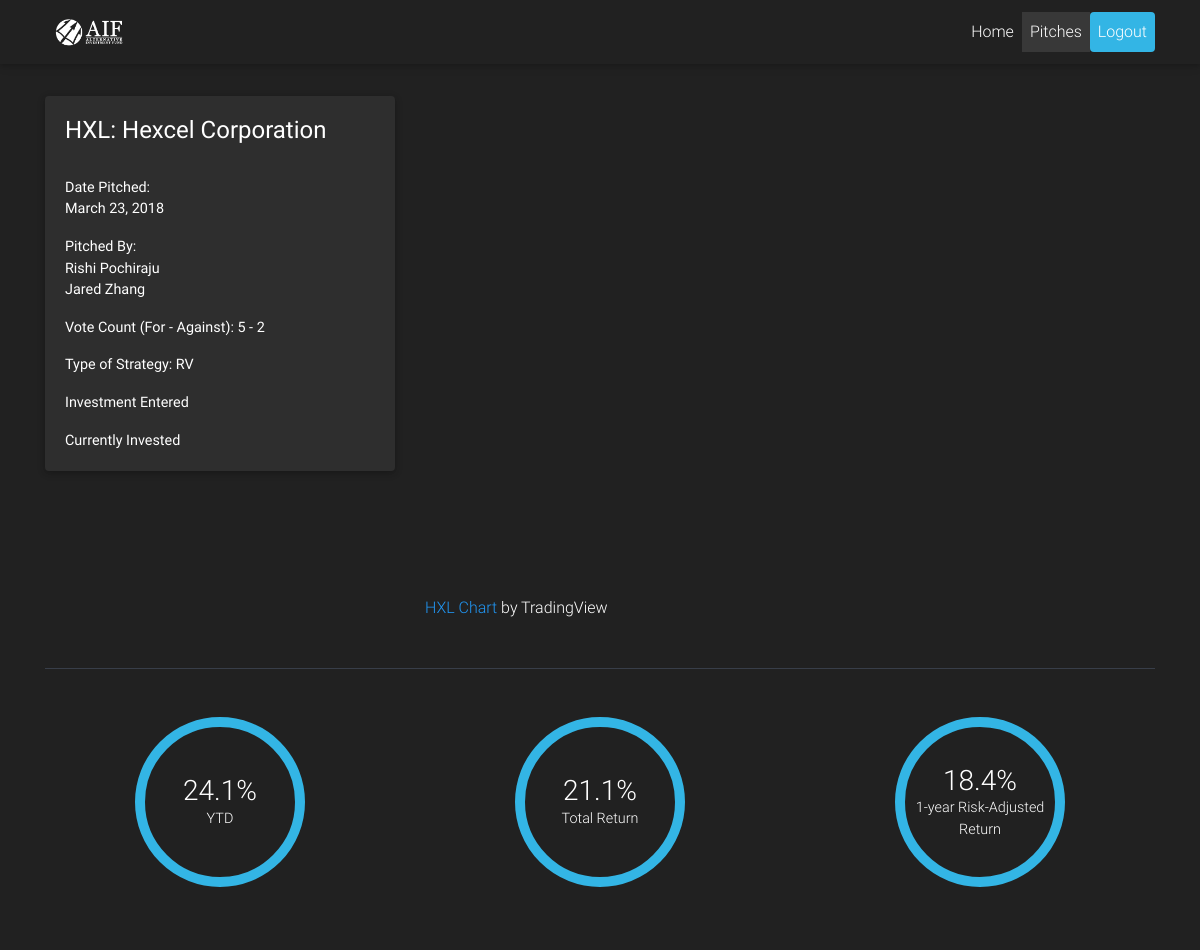
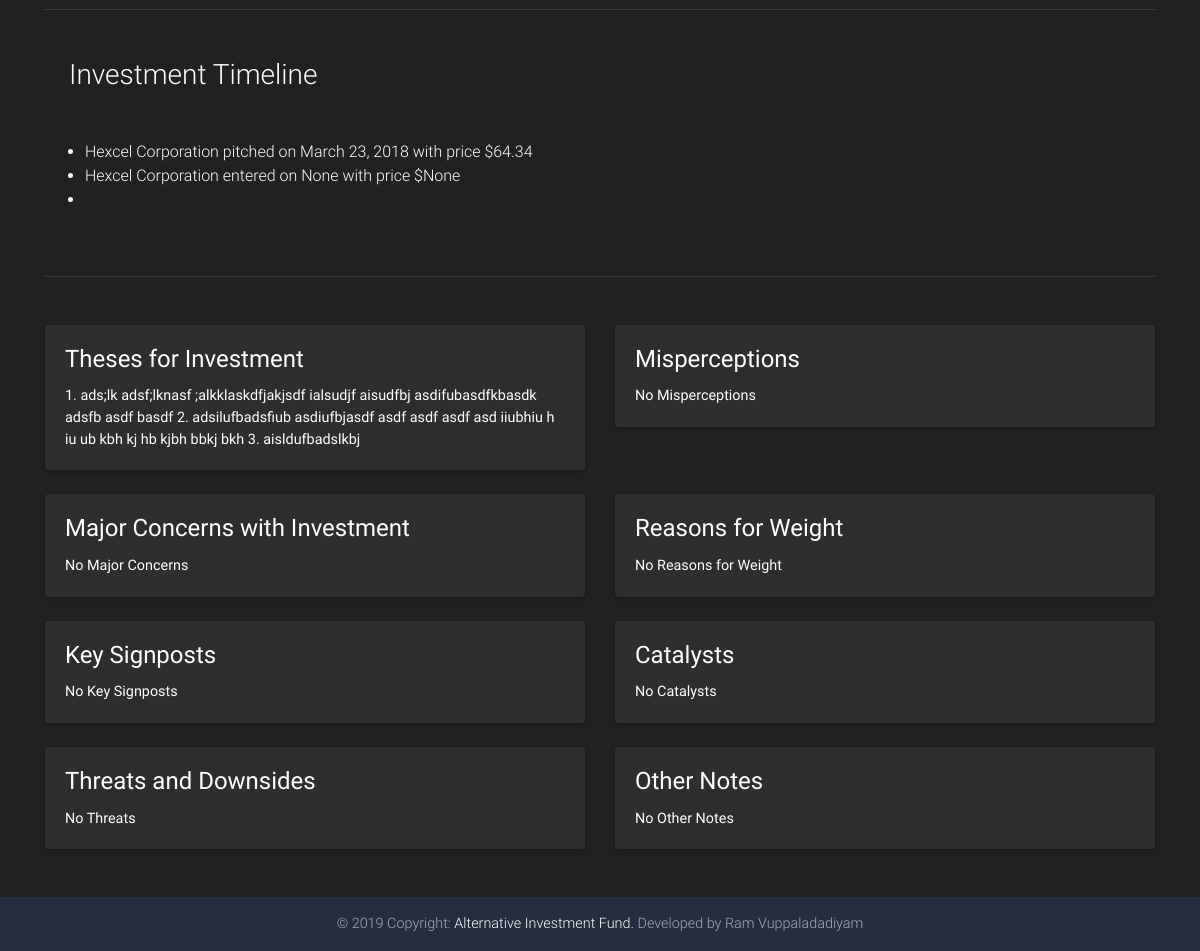
Page /edge/pitches/1/ (signed in) on the committed database (2 pictures, top to bottom).
### edge/models.py (models this page shows, shortened)
class Pitch(models.Model):
    title = models.CharField(max_length=200)
    stock_exchange_abbreviation = models.CharField(max_length=30, default="NYSE")
    stock_ticker = models.CharField(max_length=30, default="AAPL")
    pitch_date = models.DateField("date pitched")
    pitchers = models.ManyToManyField(Member)
    vote_count_for = models.PositiveIntegerField(default=0)
    vote_count_against = models.PositiveIntegerField(default=0)
    investment_strategy = models.CharField(max_length=4, choices=[("RV", "Relative Value"), ("SSG", "Special Situations"), ("GM", "Global Macro"), ("Risk", "Risk")], default="RV")
    investment_entered = models.BooleanField(default=False)
    pitch_price = models.FloatField(default=0.0)
    entry_date = models.DateField(null=True, blank=True)
    entry_price = models.FloatField(null=True, blank=True)
    currently_invested = models.BooleanField(default=False)
    theses_for_investment = models.TextField(default="No Theses")
    misperceptions = models.TextField(default="No Misperceptions")
    major_concerns = models.TextField(default="No Major Concerns")
    reasons_for_weight = models.TextField(default="No Reasons for Weight")
    key_signposts = models.TextField(default="No Key Signposts")
    catalysts = models.TextField(default="No Catalysts")
    threats_downsides = models.TextField(default="No Threats")
    other_notes = models.TextField(default="No Other Notes")

class Member(models.Model):
    first_name = models.CharField(max_length=200)
    last_name = models.CharField(max_length=200)
    grad_year = models.PositiveIntegerField()
    def __str__(self):
        return self.first_name + " " + self.last_name

### edge/views.py (the view)
# urls.py: path('pitches/<int:pitch_id>/', views.pitch, name='pitch'),
@login_required
def pitch(request, pitch_id):
    template_name = 'edge/pitch.html'
    pitch = get_object_or_404(Pitch, pk=pitch_id)
    context = {
    	'pitch' : pitch
    }
    return render(request, template_name, context)

### edge/templates/edge/pitch.html (shortened to what this page needs)
<!DOCTYPE html>
<html lang="en">
<head>
    {% load static %}
    <link rel="stylesheet" href="https://use.fontawesome.com/releases/v5.11.2/css/all.css">
    <link rel="stylesheet" href="{% static 'edge/css/bootstrap.min.css' %}">
    <link rel="stylesheet" href="{% static 'edge/css/mdb.min.css' %}">
    <link rel="stylesheet" href="{% static 'edge/css/addons/datatables.min.css' %}">
    <link rel="stylesheet" href="{% static 'edge/css/style.min.css' %}">
</head>
<body class="elegant-color-dark">
    <header>
        <nav class="navbar fixed-top navbar-expand-lg navbar-dark elegant-color-dark scrolling-navbar">
            <div class="container">
                <a class="navbar-brand waves-effect my-0" href="{% url 'edge:dashboard' %}">
                    <img src="{% static 'edge/img/AIF_logo_white.png' %}" class="image-fluid" style="width: 96px; margin-top: -16px; margin-bottom: -16px;">
                </a>
                <div class="collapse navbar-collapse" id="navbarSupportedContent" style="margin-bottom: -16px;">
                    <ul class="navbar-nav">
                        <li class="nav-item">
                            <a class="nav-link waves-effect" href="{% url 'edge:dashboard' %}">Home
                            </a>
                        </li>
                        <li class="nav-item active">
                            <a class="nav-link waves-effect" href="{% url 'edge:pitches' %}">Pitches</a>
                        </li>
                        {% if user.is_authenticated %}
                            <li class="nav-item btn-info rounded mb-3">
                                <a class="nav-link waves-effect" href="{% url 'edge:logout' %}">Logout</a>
                            </li>
                        {% else %}
                          <li class="nav-item btn-info rounded mb-3">
                                <a class="nav-link waves-effect" href="{% url 'edge:login' %}">Login</a>
                            </li>
                        {% endif %}
                    </ul>
                </div>
            </div>
        </nav>
    </header>
    <main class="mt-5 pt-5 text-white">
        <div class="container">
            <section class="wow fadeIn">
                    <div class="row">
                        <div class="col-md-4 mb-5">
                            <div class="card elegant-color">
                              <div class="card-body">
                                <h4>{{ pitch.stock_ticker }}: {{ pitch.title }}</h2>
                                <br />
                                <p class="card-text text-white">Date Pitched: <br /> {{ pitch.pitch_date }}</p>
                                <p class="card-text text-white">Pitched By: <br />
                                  {% for member in pitch.pitchers.all %}
                                    {{ member }}
                                    {% if not forloop.last %} <br /> {% endif %}
                                  {% endfor %}
                                </p>
                                <p class="card-text text-white">Vote Count (For - Against): {{ pitch.vote_count_for }} - {{ pitch.vote_count_against }}</p>
                                <p class="card-text text-white">Type of Strategy: {{ pitch.investment_strategy }}</p>
                                {% if pitch.investment_entered and pitch.currently_invested %}
                                    <p class="card-text text-white">Investment Entered</p>
                                    <p class="card-text text-white">Currently Invested</p>
                                {% elif pitch.investment_entered and not pitch.currently_invested %}
                                    <p class="card-text text-white">Investment Entered</p>
                                {% else %}
                                    <p class="card-text text-white">Investment Not Entered</p>
                                {% endif %}
                              </div>
                            </div>
                        </div>
                        <div class="col-md-8">
                            <div class="tradingview-widget-container">
                              <div id="tradingview_e3067" style="height: 500px;"></div>
                              <div class="tradingview-widget-copyright"><a href="https://www.tradingview.com/symbols/{{ pitch.stock_exchange_abbreviation }}-{{ pitch.stock_ticker }}/" rel="noopener" target="_blank"><span class="blue-text">{{ pitch.stock_ticker }} Chart</span></a> by TradingView</div>
                            </div>
                    </div>
            </section>
            <hr class="my-5 stylish-color-dark">
            <section>
                <div class="row mb-4 wow fadeIn text-center">
                    <div class="col-md-4 mb-4 d-flex justify-content-center">
                        <div class="text-center text-white rounded-circle border border-info d-flex justify-content-center" style="border: 10px solid #33b5e5!important;">
                            <table style="height: 150px; width: 150px;">
                                <td class="align-middle">
                                    <div>
                                        <h3 class="my-0">24.1%</h3>
                                        <p class="my-0">YTD</p>
                                    </div>
                                </td>
                            </table>
                        </div>
                    </div>
                    <div class="col-md-4 mb-4 d-flex justify-content-center">
                        <div class="text-center text-white rounded-circle border border-info d-flex justify-content-center" style="border: 10px solid #33b5e5!important;">
                            <table style="height: 150px; width: 150px;">
                                <td class="align-middle">
                                    <div>
                                        <h3 class="my-0">21.1%</h3>
                                        <p class="my-0">Total Return</p>
                                    </div>
                                </td>
                            </table>
                        </div>
                    </div>
                    <div class="col-md-4 mb-4 d-flex justify-content-center">
                        <div class="text-center text-white rounded-circle border border-info d-flex justify-content-center" style="border: 10px solid #33b5e5!important;">
                            <table style="height: 150px; width: 150px;">
                                <td class="align-middle">
                                    <div>
                                        <h3 class="my-0">18.4%</h3>
                                        <p class="my-0">1-year Risk-Adjusted Return</p>
                                    </div>
                                </td>
                            </table>
                        </div>
                    </div>
                </div>
            </section>
            {% if pitch.investment_entered %}
            <hr class="my-5 stylish-color-dark">
            <section class="wow fadeIn">
                <div class="row">
                    <div class="col">
                        <h3 class="text-left text-white mb-5 ml-4">Investment Timeline</h3>
                        <div class="timeline-main">
                          <ul class="timeline-light">
                            <li class="timeline-light-item timeline-light-item-info" >
                              <div class="timeline-light-item-content">
                                {{ pitch.title }} pitched on {{ pitch.pitch_date }} with price ${{ pitch.pitch_price }}
                              </div>
                            </li>
                            <li class="timeline-light-item timeline-light-item-dashed timeline-light-item-info">
                              <div class="timeline-light-item-content">
                                {{ pitch.title }} entered on {{ pitch.entry_date }} with price ${{ pitch.entry_price }}
                              </div>
                            </li>
                            <li class="timeline-light-item  timeline-light-item-loading">
                            </li>
                          </ul>
                        </div>
                    </div>
                </div>
            </section>
            {% endif %}
            <hr class="my-5 stylish-color-dark">
            <section>
                <div class="row mb-4 wow fadeIn">
                  <div class="col-md-6 mb-4">
                    <div class="card elegant-color">
                      <div class="card-body">
                        <h4 class="card-title">Theses for Investment</h4>
                        <p class="card-text text-white">
                          {{ pitch.theses_for_investment }}
                        </p>
                      </div>
                    </div>
                  </div>
                  <div class="col-md-6 mb-4">
                    <div class="card elegant-color">
                      <div class="card-body">
                        <h4 class="card-title">Misperceptions</h4>
                        <p class="card-text text-white">
                          {{ pitch.misperceptions }}
                        </p>
                      </div>
                    </div>
                  </div>
                  <div class="col-md-6 mb-4">
                    <div class="card elegant-color">
                      <div class="card-body">
                        <h4 class="card-title">Major Concerns with Investment</h4>
                        <p class="card-text text-white">
                          {{ pitch.major_concerns }}
                        </p>
                      </div>
                    </div>
                  </div>
                  <div class="col-md-6 mb-4">
                    <div class="card elegant-color">
                      <div class="card-body">
                        <h4 class="card-title">Reasons for Weight</h4>
                        <p class="card-text text-white">
                          {{ pitch.reasons_for_weight }}
                        </p>
                      </div>
                    </div>
                  </div>
                  <div class="col-md-6 mb-4">
                    <div class="card elegant-color">
                      <div class="card-body">
                        <h4 class="card-title">Key Signposts</h4>
                        <p class="card-text text-white">
                          {{ pitch.key_signposts }}
                        </p>
                      </div>
                    </div>
                  </div>
                  <div class="col-md-6 mb-4">
                    <div class="card elegant-color">
                      <div class="card-body">
                        <h4 class="card-title">Catalysts</h4>
                        <p class="card-text text-white">
                          {{ pitch.catalysts }}
                        </p>
                      </div>
                    </div>
                  </div>
                  <div class="col-md-6 mb-4">
                    <div class="card elegant-color">
                      <div class="card-body">
                        <h4 class="card-title">Threats and Downsides</h4>
                        <p class="card-text text-white">
                          {{ pitch.threats_downsides }}
                        </p>
                      </div>
                    </div>
                  </div>
                  <div class="col-md-6 mb-4">
                    <div class="card elegant-color">
                      <div class="card-body">
                        <h4 class="card-title">Other Notes</h4>
                        <p class="card-text text-white">
                          {{ pitch.other_notes }}
                        </p>
                      </div>
                    </div>
                  </div>
                </div>
            </section>
        </div>
    </main>
    <footer class="page-footer text-center font-small mdb-color darken-2 mt-4">
        <div class="footer-copyright py-3">
            © 2019 Copyright:
            <a href="https://www.aifatuva.com" target="_blank"> Alternative Investment Fund.</a> Developed by Ram Vuppaladadiyam
        </div>
    </footer>
</body>
</html>

### rows in the picture
Pitch: stock_ticker "HXL", title "Hexcel Corporation", pitch_date "March 23, 2018", vote_count_for "5", vote_count_against "2", investment_strategy "RV", pitch_price "64.34", entry_date "None", entry_price "None", theses_for_investment "1. ads;lk adsf;lknasf ;alkklaskdfjakjsdf ialsudjf aisudfbj asdifubasdfkbasdk adsfb asdf basdf 2. adsilufbadsfiub asdiufbjasdf asdf asdf asdf asd iiubhiu h iu ub kbh kj hb kjbh bbkj bkh 3. aisldufbadslkbj", misperceptions "No Misperceptions", major_concerns "No Major Concerns", reasons_for_weight "No Reasons for Weight", key_signposts "No Key Signposts", catalysts "No Catalysts", threats_downsides "No Threats", other_notes "No Other Notes"
Member: first_name+last_name "Rishi Pochiraju"
Member: first_name+last_name "Jared Zhang"
